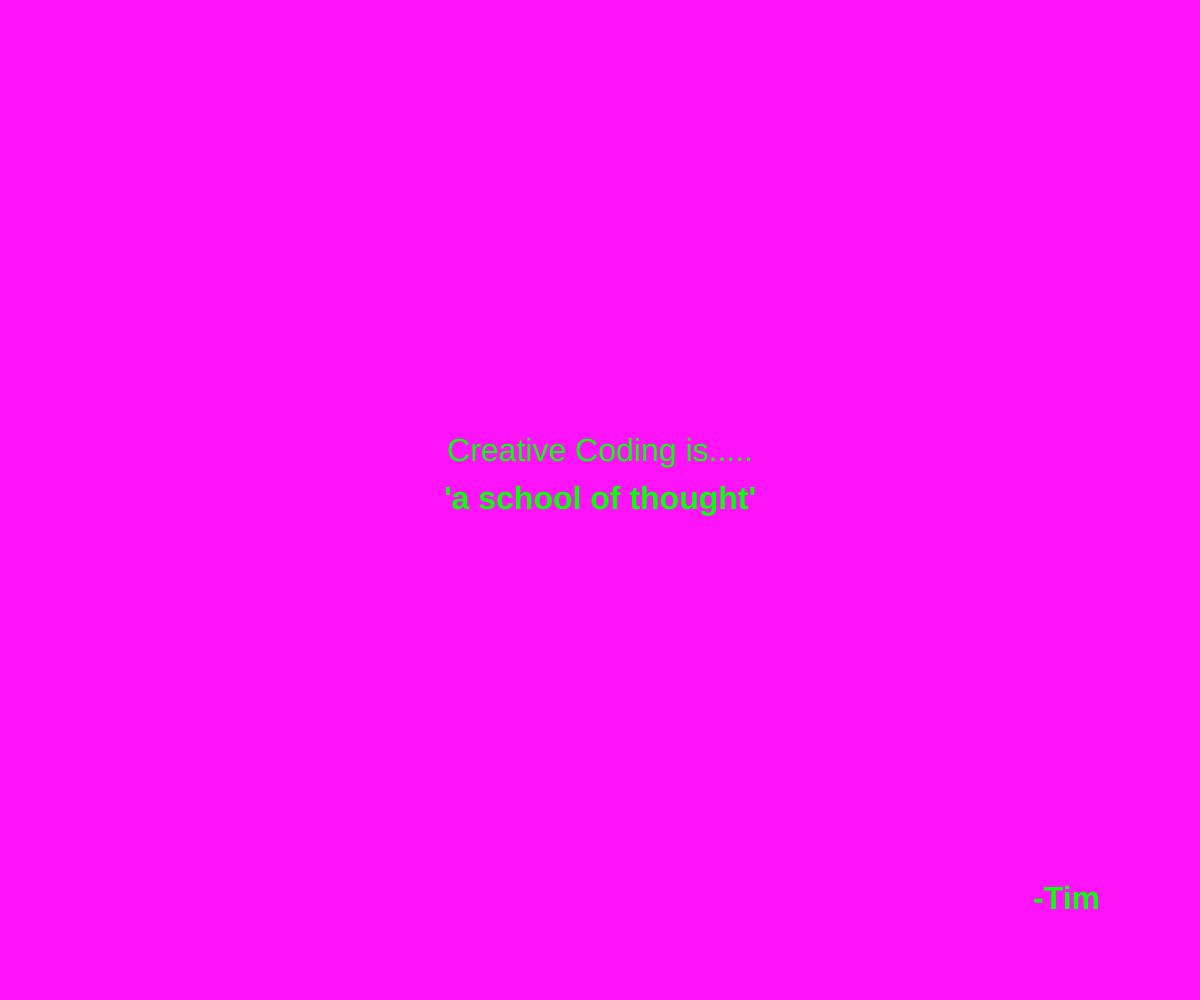
Frame 1 (no input)
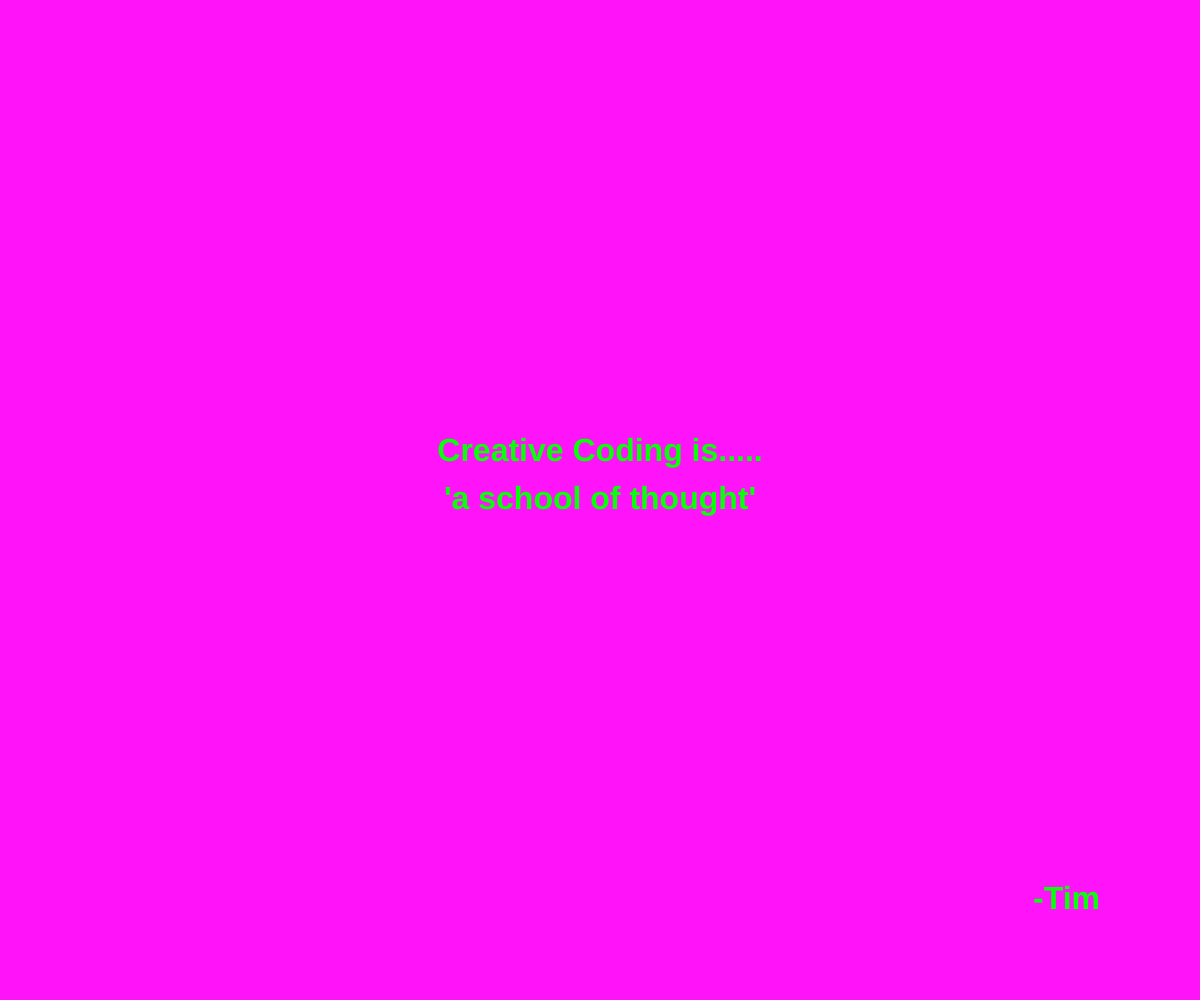
Frame 60 (no input)
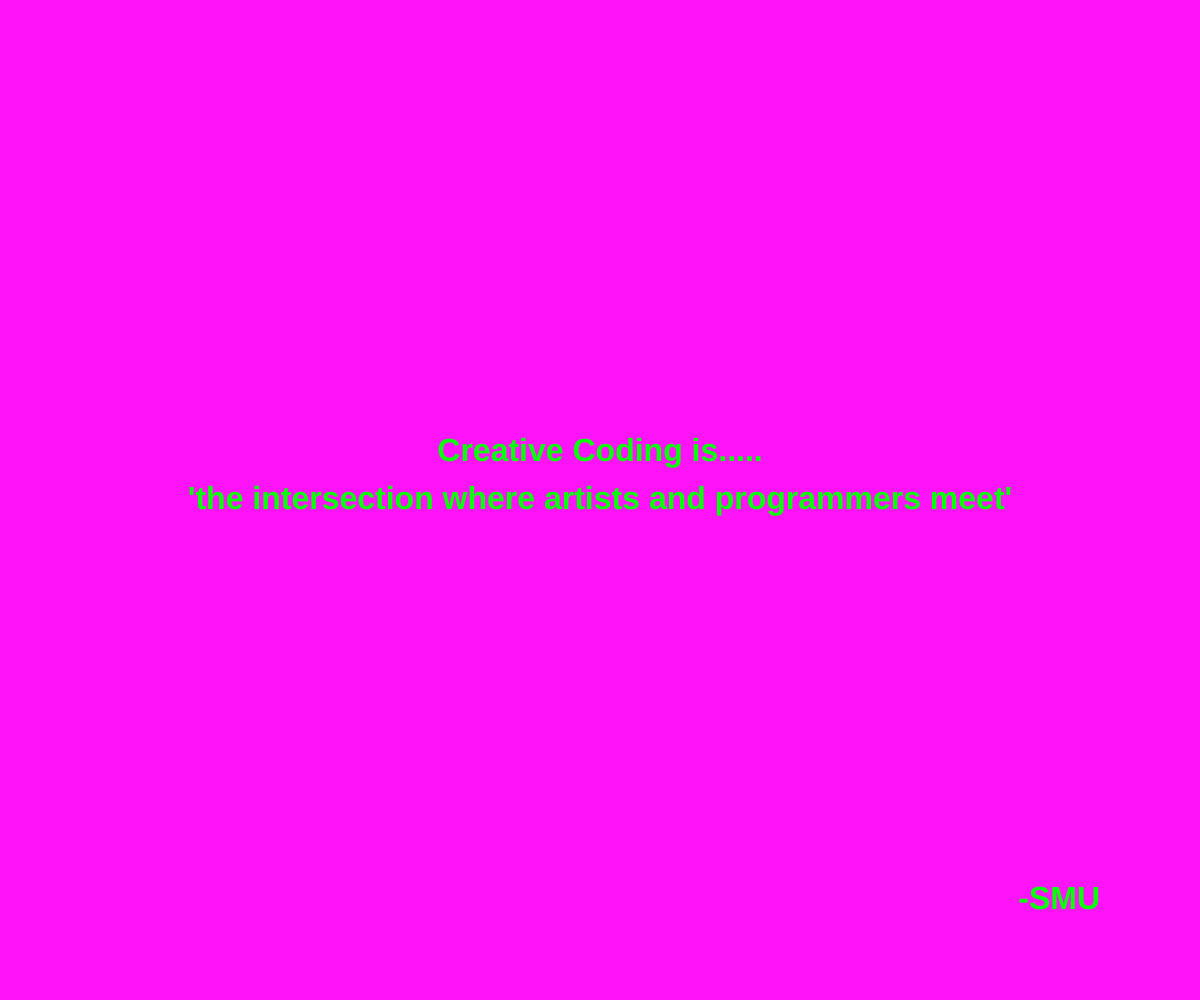
Frame 120 (the mouse pressed at the canvas centre since frame 60)

The p5.js sketch that drew these frames (run headless with seeded random() and noise() and a simulated clock; from frame 60 on, the mouse is pressed at the canvas centre):

// p5.js sketch
// ── sketch.js
// change the quotes in this array. Be mindful of the quotation marks!
// this is the only part of the file you need to edit!

const quotes = [
  { text: "using code to express ourselves", source: "Amber" },
  { text: "a school of thought", source: "Tim" },
  { text: "the intersection where artists and programmers meet", source: "SMU" },
  { text: "about experimentation, not functionality", source: "Maura" },
  { text: "unbound by commercial purpose and driven by free flow", source: "Patrick" },
  { text: "simply the art of creating visualizations or expression", source: "Donovan" },
  { text: "code in the contexts of art, play, creativity, and self-expression", source: "Hunter" },
  { text: "the goal of expanding our sense of what is possible with digital tools", source: "PBS" }
];
// no need to edit anything below this line! 
// if you have made an error, you can check your history to see what might have gone wrong

// a variable that holds the current quote
let current = [];

function setup() {
  createCanvas(windowWidth, windowHeight);
  // Seed with millis() so each page load gives a different quote.
  randomSeed(millis());
  textSize(32);
  fill(10, 255, 10);
  // calls the function to pick a quote
  pickQuote();
}

function pickQuote() {
  // take a random number and use that to identify what quote to use
  current = quotes[floor(random(quotes.length))];
}

function draw() {
  background(255, 20, 250); // set the background color
  drawQuote();  // draw the quote on screen
}

function drawQuote() {   // draw text
  textAlign(CENTER, CENTER);
  text("Creative Coding is.....", width / 2, height / 2 - 48);
  textStyle(BOLD);
  text("'" + current.text + "'", width / 2, height / 2);
  textAlign(RIGHT, CENTER);
  text("-" + current.source, width - 100, height - 100);

}

function windowResized() {
  resizeCanvas(windowWidth, windowHeight);
}

function newQuote() {
  pickQuote();
  redraw();
}

function mousePressed() {
  newQuote();
}
// ── readme.html
<!DOCTYPE html>
<html lang="en">
<head>
  <meta charset="UTF-8">
  <meta name="viewport" content="width=device-width, initial-scale=1.0">
  <title>"Creative Coding Is..."</title> <!--Title is here-->
  <!--Add style to your code Read W3Schools CSS Intro for more: https://www.w3schools.com/css/css_intro.asp -->
  <style>
    body {
      font-family: sans-serif;
      margin: 2em;
      color: #000000;
      background-color: #f0f0f0;
    }
  </style>
</head>
<body>
    <h1>"Creative Coding Is..."</h1>
    <p>an extremely intriguing art form. It's a way for creatives to express themselves through artistic programming. Utilizing code to express themselves, investigate a topic artistically, or simply to design. It answers a very large question I had when I first learned about IDM. I saw all of this impressive work being done with complex code and wondered often about how fascinating that the code was not only used for function but for seemingly intimate or experimental work. I understand fully now, after my first Creative Coding lesson and most certainly after my first assignment which was research-based: creative coding is just that. Coding creatively. It's in the name!</p>

   <h2>Resources</h2>
   <ul>
    <li><a href="https://www.smu.edu/meadows/newsandevents/news/2023/what-is-creative-coding " target="_blank">What is Creative Coding?</a></li>
    <li><a href="https://medium.com/@agc410/intro-to-creative-coding-56aa7658fd23" target="_blank">Intro to Creative Coding</a></li>
    <li><a href="https://trcc.timrodenbroeker.de/faq/what-is-creative-coding/" target="_blank">What is Creative Coding?</a></li>
    <li><a href="https://www.instagram.com/p/CwNo_sgsHCn/?hl=en" target="_blank">Creative Coding on Instagram</a></li>
    <li><a href="https://medium.com/did-you-know-the-journal-blog/coding-art-312efa2020fd" target="_blank">Coding Art</a></li>
    <li><a href="https://guidebook.hdyar.com/creative-coding/creative-coding-fundamentals/what-is-creative-coding/" target="_blank">What is Creative Coding?</a></li>
    <li><a href="https://interestingengineering.com/culture/everything-you-need-to-know-about-the-artistic-world-of-creative-coding" target="_blank">Everything You Need to Know About the Artistic World of Creative Coding</a></li>
    <li><a href="https://ny.pbslearningmedia.org/resource/ac1cce4c-aeb3-49ca-9864-11c4ca664e0b/the-art-of-creative-coding/" target="_blank">The Art of Creative Coding</a></li>
   </ul>
</body>
</html>
